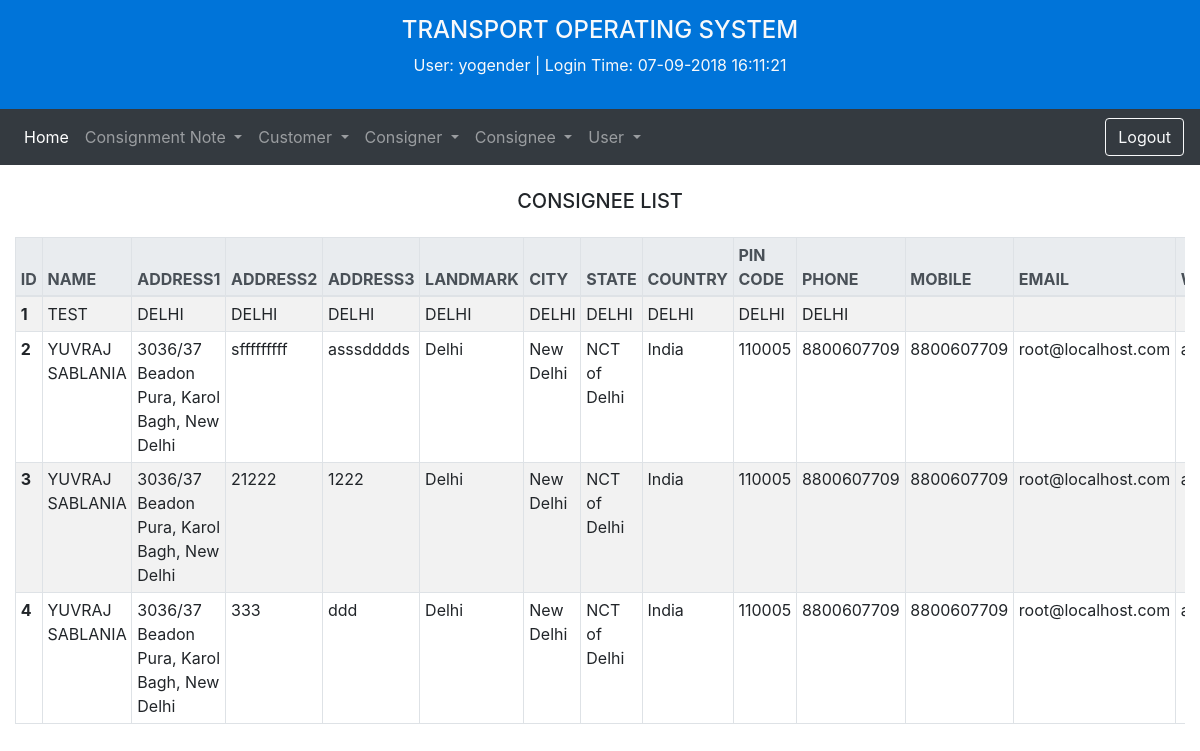
Page /Transport/consignee_list.php (signed in) on the committed database.
### tables this page shows
CREATE TABLE `consignee` (
  `consignee_id` int(5) NOT NULL,
  `consignee_name` text NOT NULL,
  `consignee_address1` text NOT NULL,
  `consignee_address2` text NOT NULL,
  `consignee_address3` text NOT NULL,
  `consignee_landmark` text NOT NULL,
  `consignee_city` text NOT NULL,
  `consignee_state` text NOT NULL,
  `consignee_country` text NOT NULL,
  `consignee_pin` text NOT NULL,
  `consignee_phone` text NOT NULL,
  `consignee_mobile` text NOT NULL,
  `consignee_email` text NOT NULL,
  `consignee_website` text NOT NULL,
  `consignee_gstin` text NOT NULL,
  `consignee_pan` text NOT NULL
);

### Transport/consignee_list.php (the view, shortened to what this page needs)
<?php
  require "db_conn.php";
?>
<!doctype html>
<html lang="en">
<head>
  <link rel="stylesheet" href="bootstrap-4.1.3-dist/css/bootstrap.css">
  <link rel="stylesheet" href="assets/css/main.css">
</head>
<body class="">
  <?php include_once "header.php" ?>
  <div class="container-fluid my-4">
    <h5 class="text-center text-uppercase mb-4">consignee list</h5>
    <div class="table-responsive">
      <table class="table table-sm table-striped table-bordered">
        <thead class="thead-light">
          <tr class="text-uppercase">
            <th scope="col">id</th>
            <th scope="col">name</th>
            <th scope="col">address1</th>
            <th scope="col">address2</th>
            <th scope="col">address3</th>
            <th scope="col">landmark</th>
            <th scope="col">city</th>
            <th scope="col">state</th>
            <th scope="col">country</th>
            <th scope="col">pin code</th>
            <th scope="col">phone</th>
            <th scope="col">mobile</th>
            <th scope="col">email</th>
            <th scope="col">website</th>
          </tr>
        </thead>
        <tbody>
          <?php
            $query = "SELECT * FROM consignee ORDER BY consignee_id";
            if($result = mysqli_query($conn,$query)){
              while($row = mysqli_fetch_row($result)){
              ?>
          <tr>
            <th scope="row"><?php echo $row[0]; ?></th>
            <td><?php echo $row[1]; ?></td>
            <td><?php echo $row[2]; ?></td>
            <td><?php echo $row[3]; ?></td>
            <td><?php echo $row[4]; ?></td>
            <td><?php echo $row[5]; ?></td>
            <td><?php echo $row[6]; ?></td>
            <td><?php echo $row[7]; ?></td>
            <td><?php echo $row[8]; ?></td>
            <td><?php echo $row[9]; ?></td>
            <td><?php echo $row[10]; ?></td>
            <td><?php echo $row[11]; ?></td>
            <td><?php echo $row[12]; ?></td>
            <td><?php echo $row[13]; ?></td>
          </tr>
          <?php
              }
            }
          ?>
        </tbody>
      </table>
    </div>
    </div>
</body>
</html>

### rows in the picture
consignee: consignee_id "1", consignee_name "TEST", consignee_address1 "DELHI", consignee_address2 "DELHI", consignee_address3 "DELHI", consignee_landmark "DELHI", consignee_city "DELHI", consignee_state "DELHI", consignee_country "DELHI", consignee_pin "DELHI", consignee_phone "DELHI"
consignee: consignee_id "2", consignee_name "YUVRAJ SABLANIA", consignee_address1 "3036/37 Beadon Pura, Karol Bagh, New Delhi", consignee_address2 "sfffffffff", consignee_address3 "asssdddds", consignee_landmark "Delhi", consignee_city "New Delhi", consignee_state "NCT of Delhi", consignee_country "India", consignee_pin "110005", consignee_phone "8800607709", consignee_mobile "8800607709", consignee_email "root@localhost.com"
consignee: consignee_id "3", consignee_name "YUVRAJ SABLANIA", consignee_address1 "3036/37 Beadon Pura, Karol Bagh, New Delhi", consignee_address2 "21222", consignee_address3 "1222", consignee_landmark "Delhi", consignee_city "New Delhi", consignee_state "NCT of Delhi", consignee_country "India", consignee_pin "110005", consignee_phone "8800607709", consignee_mobile "8800607709", consignee_email "root@localhost.com"
consignee: consignee_id "4", consignee_name "YUVRAJ SABLANIA", consignee_address1 "3036/37 Beadon Pura, Karol Bagh, New Delhi", consignee_address2 "333", consignee_address3 "ddd", consignee_landmark "Delhi", consignee_city "New Delhi", consignee_state "NCT of Delhi", consignee_country "India", consignee_pin "110005", consignee_phone "8800607709", consignee_mobile "8800607709", consignee_email "root@localhost.com"

### other values in the picture
$_SESSION['login_user'] "yogender"
$_SESSION['current_login_time'] "07-09-2018 16:11:21"
